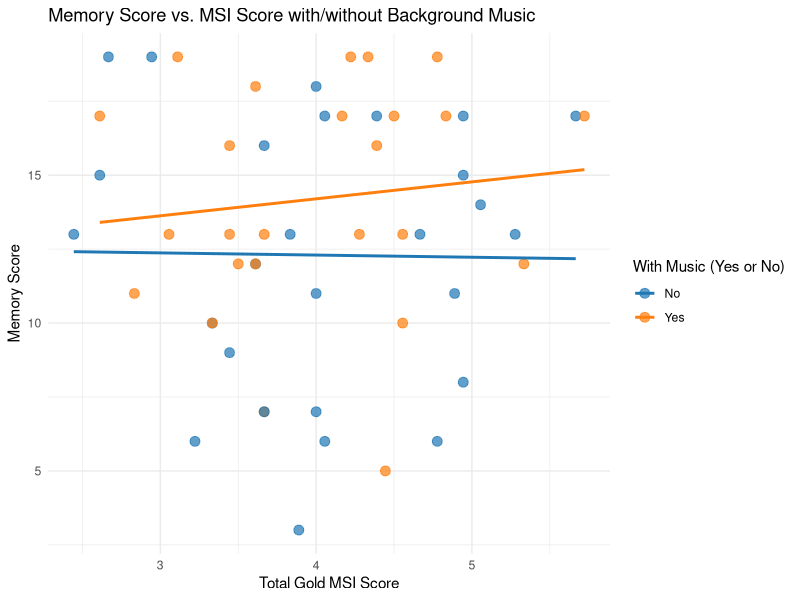
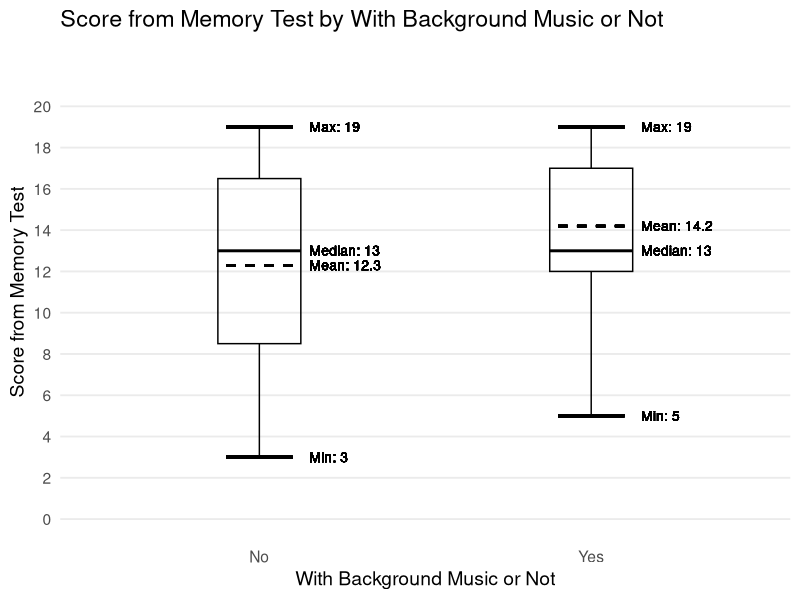
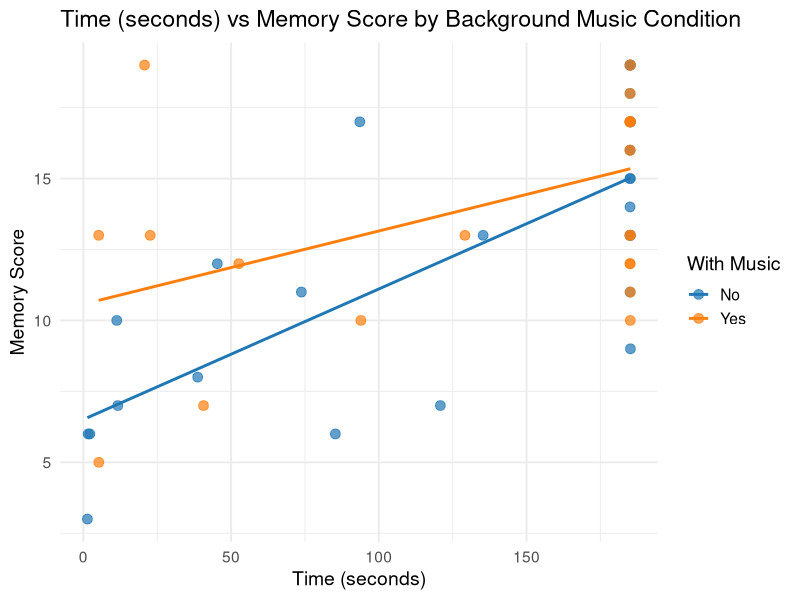
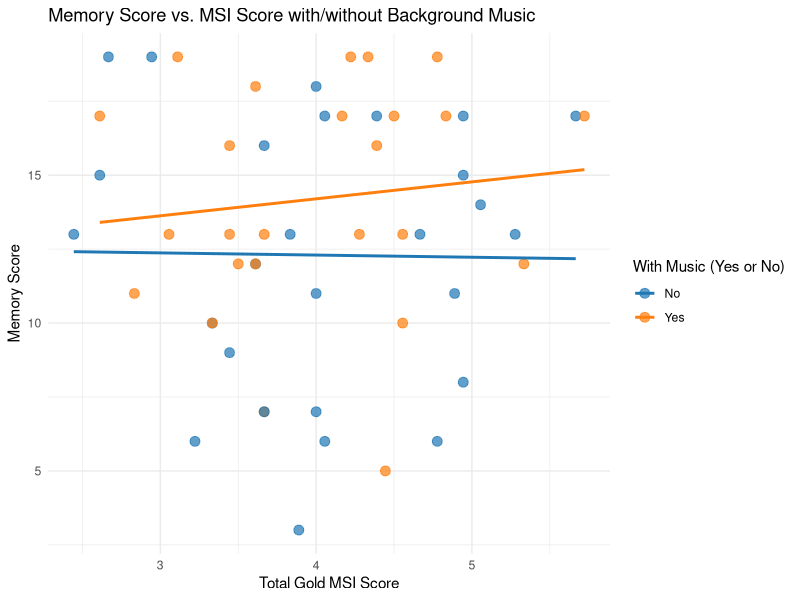
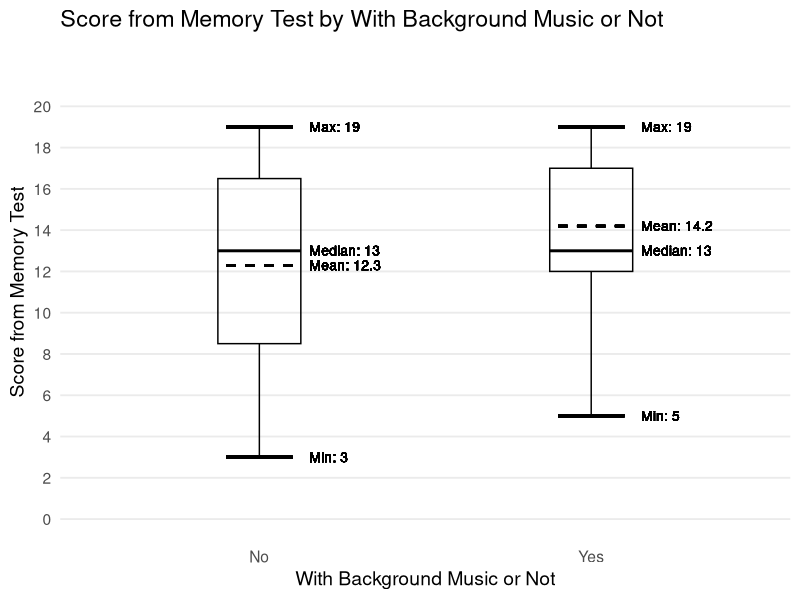
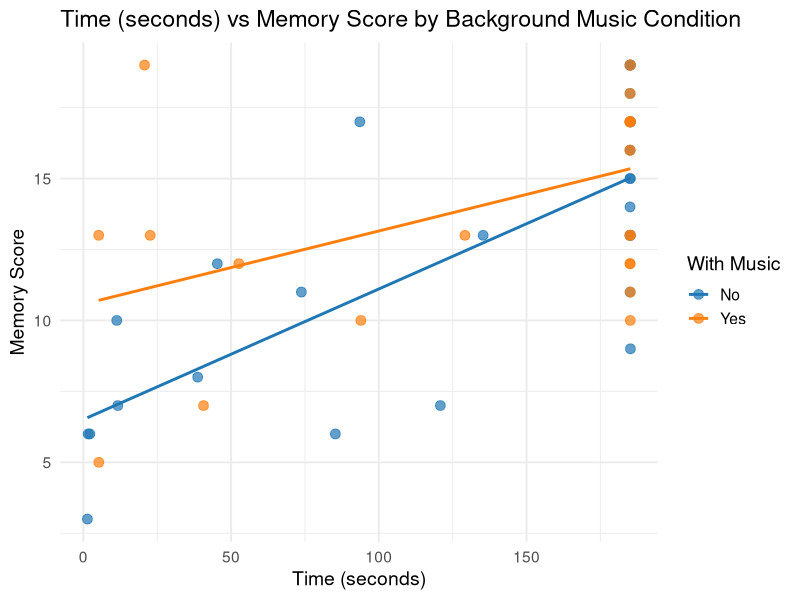

Generate these figures, in order, with R:
## ---- chunk 1
#| include: false
library(tidyverse)
library(ggplot2)
library(dplyr)

df <- read.csv("qualtrics data.csv")

df <- df %>%
  rename(
    With.music.or.not = Music.Background,
    Memory.Score = Score,
    Total.Gold.MSI.Score = TOTAL.MSI.SCORE
  ) %>%
  mutate(With.music.or.not = factor(With.music.or.not, levels = c("No", "Yes")))

## ---- chunk 2
#| title: Memory Test Scores Dependent on Background Music and Music Proficiency
#| echo: false

ggplot(df, aes(
  x = Total.Gold.MSI.Score,
  y = Memory.Score,
  color = With.music.or.not
)) +
  geom_point(size = 3, alpha = 0.7) +
  geom_smooth(method = "lm", se = FALSE) +
  scale_color_manual(
    values = c(
      "No" = "#1f77b4",
      "Yes" = "#ff7f0e"
    )
  ) +
  labs(
    title = "Memory Score vs. MSI Score with/without Background Music",
    x = "Total Gold MSI Score",
    y = "Memory Score",
    color = "With Music (Yes or No)"
  ) +
  theme_minimal()
## ---- chunk 3
#| title: Boxplot of Memory Scores Based on With/Without Background Music
#| echo: false


stats <- df %>%
  group_by(With.music.or.not) %>%
  summarise(
    Q1 = quantile(Memory.Score, 0.25),
    Q3 = quantile(Memory.Score, 0.75),
    IQR = Q3 - Q1,
    lower = max(min(Memory.Score), Q1 - 1.5 * IQR),
    upper = min(max(Memory.Score), Q3 + 1.5 * IQR),
    mean = mean(Memory.Score),
    median = median(Memory.Score),
    min = min(Memory.Score),
    max = max(Memory.Score),
    xpos = as.numeric(With.music.or.not),
    .groups = "drop"
  )

ggplot(df, aes(
  x = With.music.or.not,
  y = Memory.Score
)) +
  geom_boxplot(
    width = 0.25,
    outlier.shape = 16,
    outlier.size = 2.5,
    color = "black",
    fill = NA
  ) +
  geom_segment(
    data = stats,
    aes(x = xpos - 0.1, xend = xpos + 0.1, y = lower, yend = lower),
    linewidth = 0.9
  ) +
  geom_segment(
    data = stats,
    aes(x = xpos - 0.1, xend = xpos + 0.1, y = upper, yend = upper),
    linewidth = 0.9
  ) +
  geom_segment(
    data = stats,
    aes(x = xpos - 0.1, xend = xpos + 0.1, y = mean, yend = mean),
    linewidth = 0.8,
    linetype = "dashed"
  ) +
  geom_text(
    data = stats,
    aes(x = xpos + 0.15, y = median, label = paste0("Median: ", round(median, 2))),
    hjust = 0,
    size = 3.5
  ) +
  geom_text(
    data = stats,
    aes(x = xpos + 0.15, y = mean, label = paste0("Mean: ", round(mean, 2))),
    hjust = 0,
    size = 3.5
  ) +
  geom_text(
    data = stats,
    aes(x = xpos + 0.15, y = lower, label = paste0("Min: ", round(min, 2))),
    hjust = 0,
    size = 3.5
  ) +
  geom_text(
    data = stats,
    aes(x = xpos + 0.15, y = upper, label = paste0("Max: ", round(max, 2))),
    hjust = 0,
    size = 3.5
  ) +
  scale_y_continuous(limits = c(0, 22), breaks = seq(0, 20, 2)) +
  labs(
    title = "Score from Memory Test by With Background Music or Not",
    x = "With Background Music or Not",
    y = "Score from Memory Test"
  ) +
  theme_minimal(base_size = 14) +
  theme(
    panel.grid.major.x = element_blank(),
    panel.grid.minor = element_blank(),
    legend.position = "none"
  )
## ---- chunk 4
#| title: How Does the Time Taken to Memorize Words Impact Test Score?
#| echo: false

# Plot
ggplot(df, aes(
    x = Time,
    y = Memory.Score,
    color = With.music.or.not
)) +
    geom_point(size = 3, alpha = 0.7) +
    geom_smooth(method = "lm", se = FALSE) +
    scale_color_manual(
        values = c(
            "No" = "#1f77b4",   # blue
            "Yes" = "#ff7f0e"   # orange
        )
    ) +
    labs(
        title = "Time (seconds) vs Memory Score by Background Music Condition",
        x = "Time (seconds)",
        y = "Memory Score",
        color = "With Music"
    ) +
    theme_minimal(base_size = 14)
## ---- chunk 5
#| title: Memory Test Scores dependant on Background Music and Music Proficiency
#| echo: false

ggplot(df, aes(
  x = Total.Gold.MSI.Score,
  y = Memory.Score,
  color = With.music.or.not
)) +
  geom_point(size = 3, alpha = 0.7) +
  geom_smooth(method = "lm", se = FALSE) +
  scale_color_manual(
    values = c(
      "No" = "#1f77b4",
      "Yes" = "#ff7f0e"
    )
  ) +
  labs(
    title = "Memory Score vs. MSI Score with/without Background Music",
    x = "Total Gold MSI Score",
    y = "Memory Score",
    color = "With Music (Yes or No)"
  ) +
  theme_minimal()
## ---- chunk 6
#| title: Boxplot of Memory Scores based on with/without Background Music
#| echo: false


stats <- df %>%
  group_by(With.music.or.not) %>%
  summarise(
    Q1 = quantile(Memory.Score, 0.25),
    Q3 = quantile(Memory.Score, 0.75),
    IQR = Q3 - Q1,
    lower = max(min(Memory.Score), Q1 - 1.5 * IQR),
    upper = min(max(Memory.Score), Q3 + 1.5 * IQR),
    mean = mean(Memory.Score),
    median = median(Memory.Score),
    min = min(Memory.Score),
    max = max(Memory.Score),
    xpos = as.numeric(With.music.or.not),
    .groups = "drop"
  )

ggplot(df, aes(
  x = With.music.or.not,
  y = Memory.Score
)) +
  geom_boxplot(
    width = 0.25,
    outlier.shape = 16,
    outlier.size = 2.5,
    color = "black",
    fill = NA
  ) +
  geom_segment(
    data = stats,
    aes(x = xpos - 0.1, xend = xpos + 0.1, y = lower, yend = lower),
    linewidth = 0.9
  ) +
  geom_segment(
    data = stats,
    aes(x = xpos - 0.1, xend = xpos + 0.1, y = upper, yend = upper),
    linewidth = 0.9
  ) +
  geom_segment(
    data = stats,
    aes(x = xpos - 0.1, xend = xpos + 0.1, y = mean, yend = mean),
    linewidth = 0.8,
    linetype = "dashed"
  ) +
  geom_text(
    data = stats,
    aes(x = xpos + 0.15, y = median, label = paste0("Median: ", round(median, 2))),
    hjust = 0,
    size = 3.5
  ) +
  geom_text(
    data = stats,
    aes(x = xpos + 0.15, y = mean, label = paste0("Mean: ", round(mean, 2))),
    hjust = 0,
    size = 3.5
  ) +
  geom_text(
    data = stats,
    aes(x = xpos + 0.15, y = lower, label = paste0("Min: ", round(min, 2))),
    hjust = 0,
    size = 3.5
  ) +
  geom_text(
    data = stats,
    aes(x = xpos + 0.15, y = upper, label = paste0("Max: ", round(max, 2))),
    hjust = 0,
    size = 3.5
  ) +
  scale_y_continuous(limits = c(0, 22), breaks = seq(0, 20, 2)) +
  labs(
    title = "Score from Memory Test by With Background Music or Not",
    x = "With Background Music or Not",
    y = "Score from Memory Test"
  ) +
  theme_minimal(base_size = 14) +
  theme(
    panel.grid.major.x = element_blank(),
    panel.grid.minor = element_blank(),
    legend.position = "none"
  )
## ---- chunk 7
#| title: How does the time taken to memorize words impact test score?
#| echo: false

# Plot
ggplot(df, aes(
    x = Time,
    y = Memory.Score,
    color = With.music.or.not
)) +
    geom_point(size = 3, alpha = 0.7) +
    geom_smooth(method = "lm", se = FALSE) +
    scale_color_manual(
        values = c(
            "No" = "#1f77b4",   # blue
            "Yes" = "#ff7f0e"   # orange
        )
    ) +
    labs(
        title = "Time (seconds) vs Memory Score by Background Music Condition",
        x = "Time (seconds)",
        y = "Memory Score",
        color = "With Music"
    ) +
    theme_minimal(base_size = 14)
